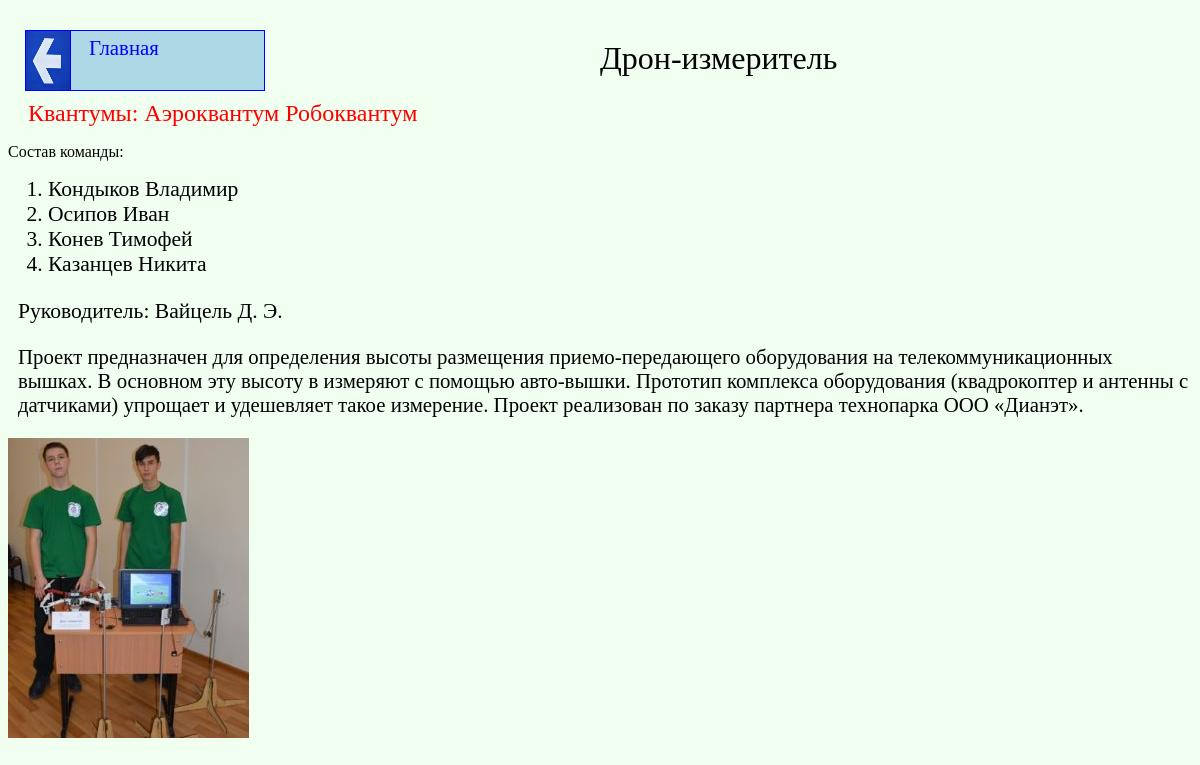
The page /project/9 on the database its author committed.
### kvant_projects/apps/kvant_proj/models.py (models this page shows, shortened)
class Kvant_projects(models.Model):
    project_name = models.CharField(max_length=100, verbose_name='название проекта')
    kvantum = models.ManyToManyField(Kvantum)
    key_words = models.ManyToManyField(Key_words)
    kvantorianec = models.ManyToManyField(Kvantorianec)
    description = models.CharField(max_length=10000, verbose_name='описание проекта')
    low_description = models.CharField(max_length=5000, verbose_name='краткое описание проекта')
    master = models.ForeignKey(Master, on_delete=models.PROTECT)
    img = models.ImageField(upload_to="img", verbose_name='фотографии проекта', blank=True)
    class Meta:
        verbose_name = 'Проект кванторианцев'
        verbose_name_plural = 'Проекты кванторианцев'

class Kvantum(models.Model):
    kvantum = models.CharField(max_length=50, verbose_name='квантум')
    description = models.CharField(max_length=10000, verbose_name='описание квантума')
    kvantum_logo = models.ImageField(upload_to="img", verbose_name='логотип квантума', blank=True)
    class Meta:
        verbose_name = 'Квантум'
        verbose_name_plural = 'Квантумы'

class Kvantorianec(models.Model):
    fio = models.CharField(max_length=75, verbose_name='ФИО')
    b_date = models.DateField(verbose_name='дата рождения', blank=True)
    kvantum = models.ForeignKey(Kvantum, on_delete=models.PROTECT)
    master = models.ForeignKey(Master, on_delete=models.PROTECT)
    class Meta:
        verbose_name = 'Кванторианец'
        verbose_name_plural = 'Кванторианцы'

class Master(models.Model):
    fio = models.CharField(max_length=75, verbose_name='ФИО преподователя')
    kvantum = models.ForeignKey(Kvantum, on_delete=models.PROTECT)
    b_date = models.DateField(verbose_name='дата рождения преподователя', blank=True)
    class Meta:
        verbose_name = 'Наставник'
        verbose_name_plural = 'Наставники'

### kvant_projects/apps/kvant_proj/views.py (the view)
# urls.py: re_path(r'^project/(?P<project_id>\d+)$', kvant_project, name='project'),
def kvant_project(request, project_id):
    project = Kvant_projects.objects.get(id=project_id)
    context = {
        "project": project,
        "kvantirianec": project.kvantorianec.all(),
        "kvantums": project.kvantum.all(),
    }
    return render(request, 'project.html', context)

### kvant_projects/apps/kvant_proj/templates/project.html (shortened to what this page needs)
{% extends 'index.html' %}
{% block content %}
    <img id="pic_go_back" src="/static/img/go_back.jpg">
    <a class="link_to_main" href={% url "index" %}>Главная</a>
<p id="proj_name">{{ project.project_name }}</p>
<div id="kvant">Квантумы:
        {% for kvantum in kvantums %}
            <span  > {{ kvantum.kvantum }}</span>
        {% endfor %}
</div>
<div class="proj_members">
    <p id="members">Состав команды:</p>
    <ol>
        {% for kv in kvantirianec %}
            <li class="kv-in-list">
                {{ kv.fio }}
            </li>
        {% endfor %}
    </ol>
</div>
    <p id="master"> Руководитель: {{ project.master.fio }}</p>
    <p id="proj_description">{{ project.description }}</p>
    <img src="/static/{{ project.img }}">
{% endblock %}

### kvant_projects/apps/kvant_proj/static/style.css (style rules this page uses)
body { background-color: #F0FFF0; margin-top: 20px; }
a { text-decoration: none; }
.link_to_main { background-color: #ADD8E6; border: 1px solid blue; width:170px; height: 49px; top:30px; position: fixed; padding:5px 5px 5px 18px; left: 70px; color: blue; font-size: 130%; }
#pic_go_back { position: fixed; top:30px; left:25px; height:59px; width:45px; border: 1px solid blue; }
#proj_name { width: 800px; top: 8px; left: 50%; position: fixed; font-size: 200%; }
#kvant { color: red; margin: 100px 20px 10px 20px; font-size: 150%; }
.kv-in-list { font-size: 135%; }
#master { font-size: 135%; margin-left: 10px; }
#proj_description { font-size: 130%; margin-left: 10px; }

### rows shown on the page
Kvant_projects: project_name "Дрон-измеритель", master.fio "Вайцель Д. Э.", description "Проект предназначен для определения высоты размещения приемо-передающего оборудования на телекоммуникационных вышках. В основном эту высоту в измеряют с помощью авто-вышки. Прототип комплекса оборудования (квадрокоптер и антенны с датчиками) упрощает и удешевляет такое измерение. Проект реализован по заказу партнера технопарка ООО «Дианэт».", img (picture)
Kvantum: kvantum "Аэроквантум"
Kvantum: kvantum "Робоквантум"
Kvantorianec: fio "Кондыков Владимир"
Kvantorianec: fio "Осипов Иван"
Kvantorianec: fio "Конев Тимофей"
Kvantorianec: fio "Казанцев Никита"
